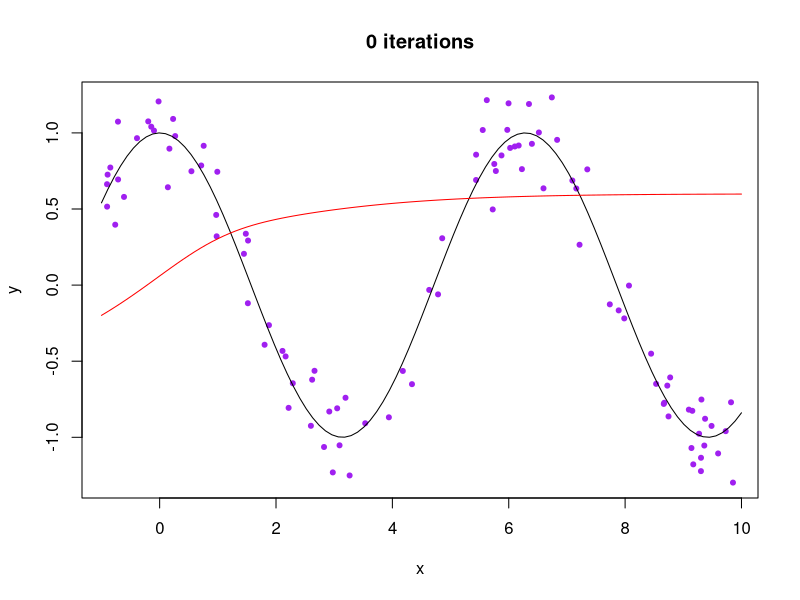
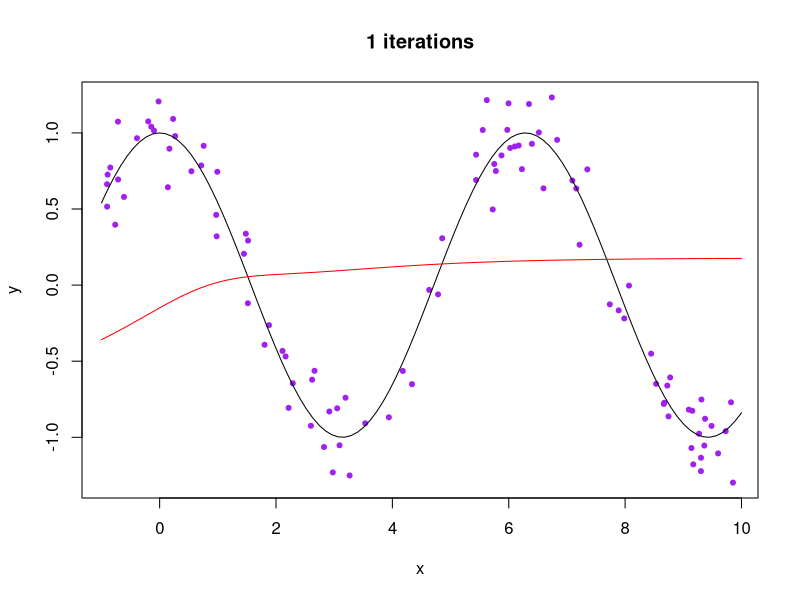
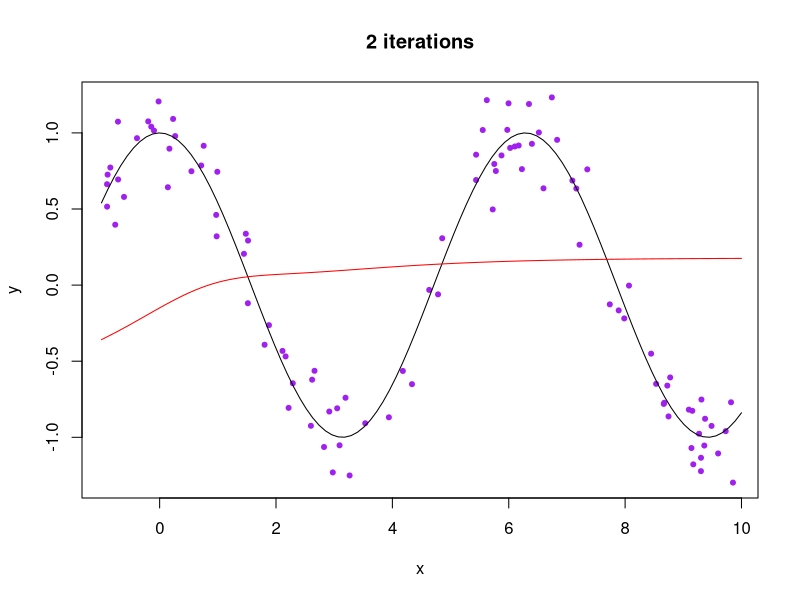
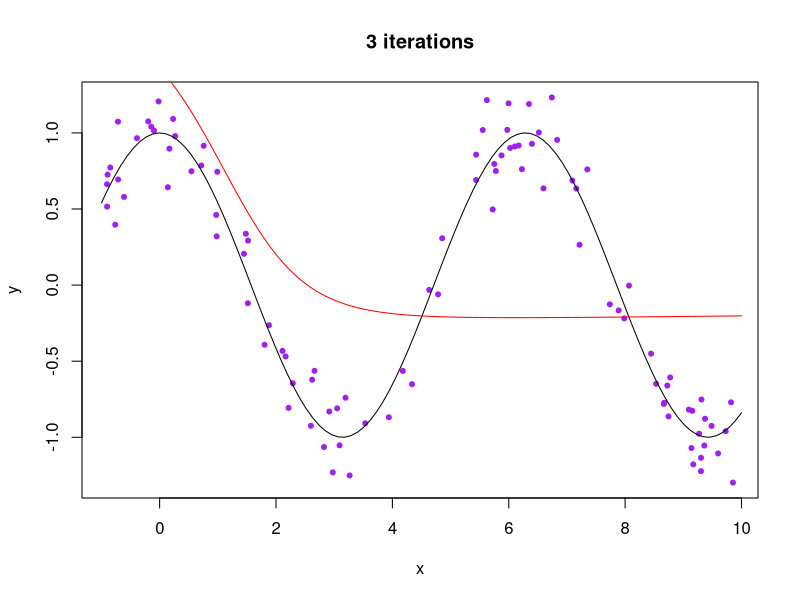
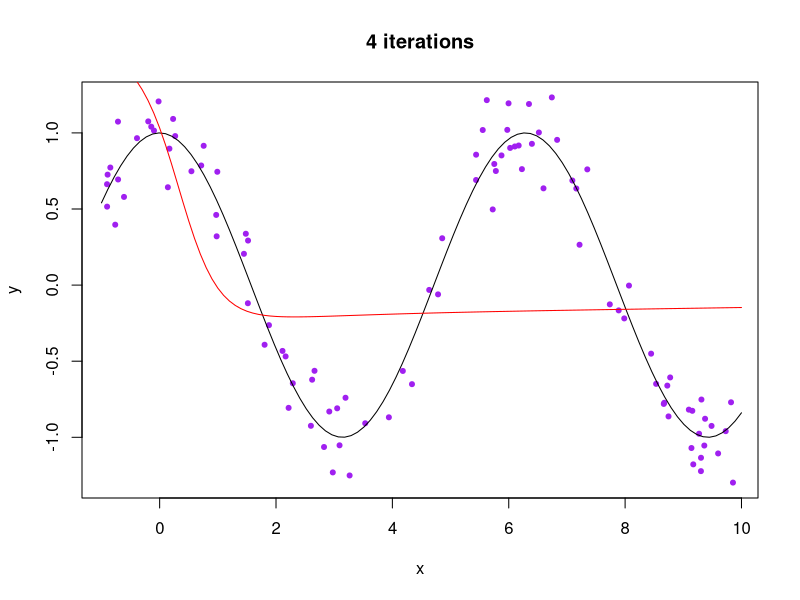
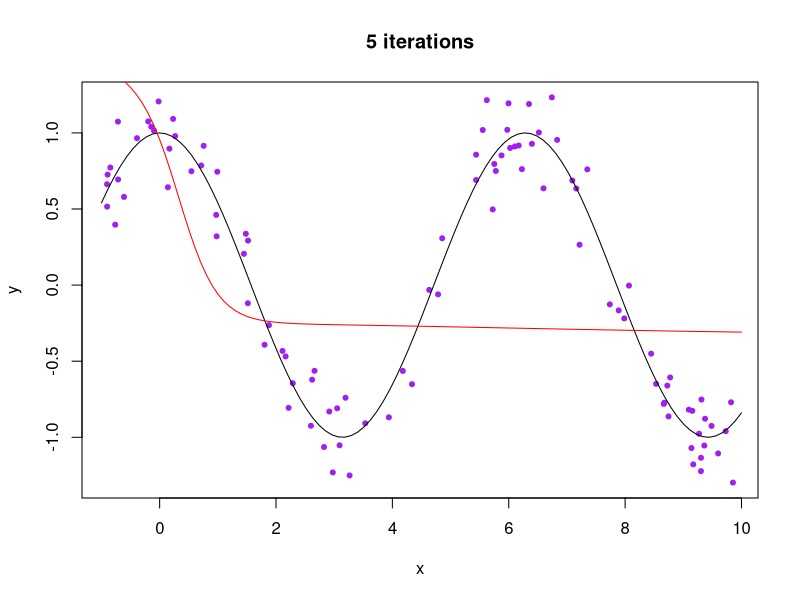
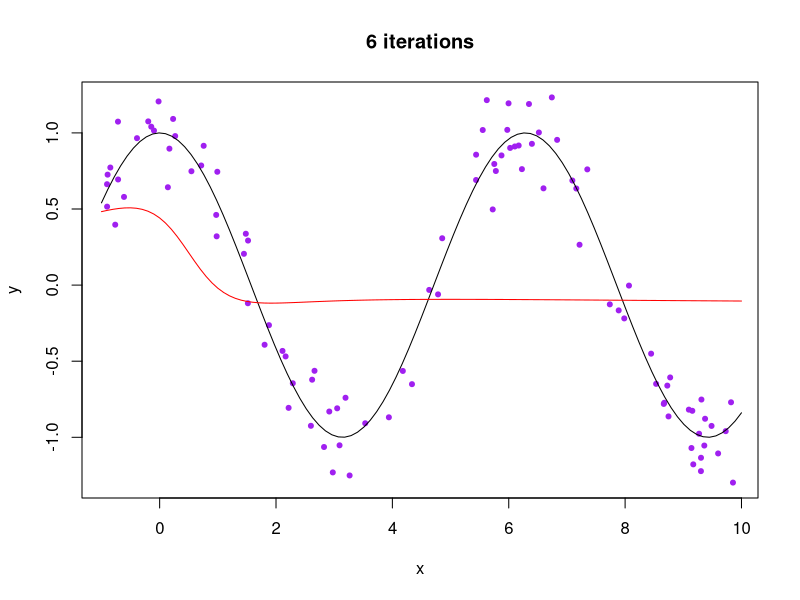
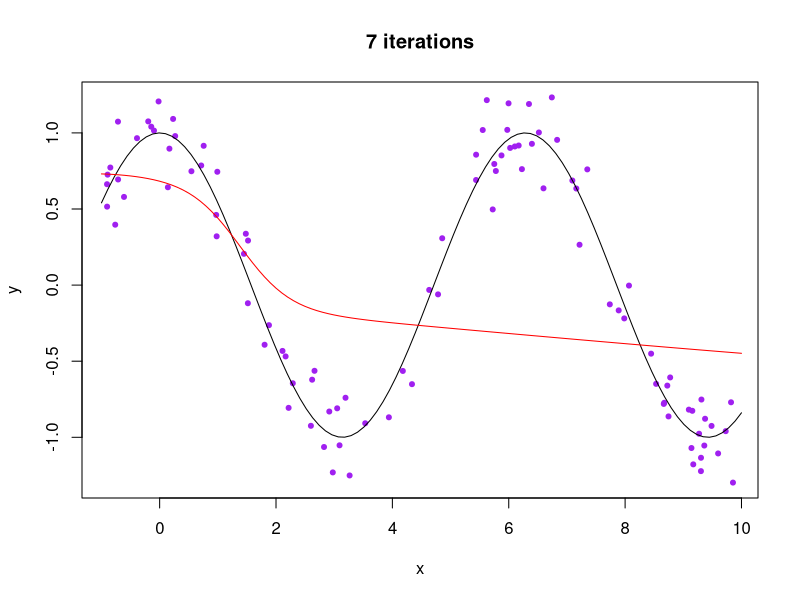

Reproduce these figures in R, in order.
# Version 1.0, March 2000
# Copyright (C) 2014 Dubiel Julien.
# 14 Rue Voltaire, 94276 Kremlin Bicêtre, France
#
# Everyone is permitted to copy and distribute verbatim copies
# of this license document, and changing it is allowed as long
# as the name is changed.

# Ok, the purpose of this license is simple
# and you just DO WHAT THE FUCK YOU WANT TO.


set.seed(849)
# Just use set.seed() to always get the same random generated numbers
#
# For instance:
#
#   set.seed(24)      ~ Seed rdm with 24
#   a <- rnorm(20)    ~ Generates 20 rdm numbers
#   b <- rnorm(20)    ~ Generates 20 rdm numbers
#   set.seed(33)      ~ Seed rdm with 33
#   c <- rnorm(20)    ~ Generates 20 rdm numbers
#
# Here a = b & a != c


##############
# Parameters #
##############

x_min <- -1
x_max <- 10

nb_of_hidden_neurons <- 4

nb_rdm_values <- 100
maxiterations <- 100
forby <- 1

points_color <- "purple"
line_color <- "red"

###################
# Generating DATA #
###################

x <- runif(nb_rdm_values, x_min, x_max) # ~ Generate rdm_values numbers from x_min to x_max
x <- sort(x)                            # ~ Order them and we obtain values for X axis
y <- cos(x) + 0.2*rnorm(x)              # ~ Generates Y corresponding to Y=sin(X) and add approximation error

library(nnet)


################################
# Plot the result in real-time #
################################
initial_weights = rnorm(nb_of_hidden_neurons+nb_of_hidden_neurons+nb_of_hidden_neurons+1)
for(i in seq(from=0, to=maxiterations, by=forby)) {
  
  cat("\014")  # clear console
  
  # Initializing nnet with following parameters: (http://cran.r-project.org/web/packages/nnet/nnet.pdf)
  #   
  #   size   = number of units in the hidden layer. Can be zero if there are skip-layer units
  #   maxit  = maximum number of iterations. Default 100.
  #   linout = switch for linear output units. Default logistic output units.  
  #   Wts    = initial parameter vector. If missing chosen at random. (initial weights)
  nn <- nnet(x, y, 
             size=nb_of_hidden_neurons, 
             maxit=i, 
             linout=TRUE,
             Wts=initial_weights
        )
  
  plot(x, y, col=points_color, pch=20)                      # Plot dots at (x,y)
  plot(cos, x_min, x_max, add=TRUE)                         # Plot function between x_min and x_max
  x1 <- seq(x_min, x_max, by=0.1)                           # Creating vect of values from x_min to x_max
  lines(x1, predict(nn, data.frame(x=x1)), col=line_color)  # Create the line corresponding to the prediction of nnet with x1
  title(main = paste(i,"iterations", sep=" "))
  Sys.sleep(0.2)
}

##################################
# Visualizing the neural network #
##################################

nn <- nnet(x, y, size=nb_of_hidden_neurons, maxit=maxiterations, linout=TRUE)
#library(devtools)
#source('nnet_plot.r')
#plot.nnet(nn)
